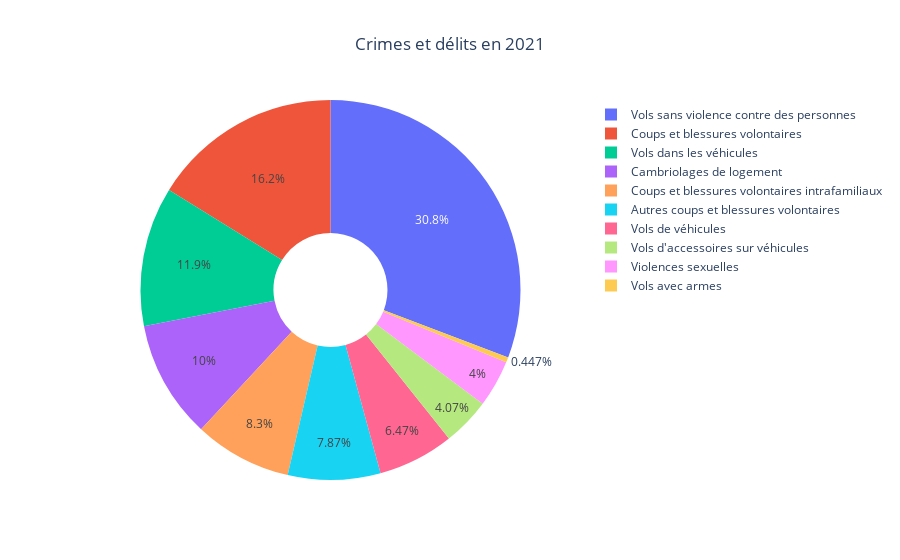

Source (notebook cell):
### Code cell
labels = ['Cambriolages de logement', 'Violences sexuelles', 'Coups et blessures volontaires', 'Coups et blessures volontaires intrafamiliaux', 'Autres coups et blessures volontaires', 'Vols avec armes', "Vols d'accessoires sur véhicules", 'Vols dans les véhicules', 'Vols de véhicules', 'Vols sans violence contre des personnes']
values = [190266, 75833, 306740, 157497, 149243, 8474, 77267, 225411, 122684, 583768]

fig = go.Figure(data=[go.Pie(labels=labels, values=values, hole=0.3)])

fig.update_layout(title_text='Crimes et délits en 2021', title_x=0.5)

fig.show()

### Figure 1 — Plotly figure (JSON) as saved in the notebook; plotly's stock layout.template omitted (floating-point values rounded to 4 significant figures)
{"data": [{"hole": 0.3, "labels": ["Cambriolages de logement", "Violences sexuelles", "Coups et blessures volontaires", "Coups et blessures volontaires intrafamiliaux", "Autres coups et blessures volontaires", "Vols avec armes", "Vols d'accessoires sur véhicules", "Vols dans les véhicules", "Vols de véhicules", "Vols sans violence contre des personnes"], "type": "pie", "values": [190266, 75833, 306740, 157497, 149243, 8474, 77267, 225411, 122684, 583768]}], "layout": {"title": {"text": "Crimes et délits en 2021", "x": 0.5}}}
